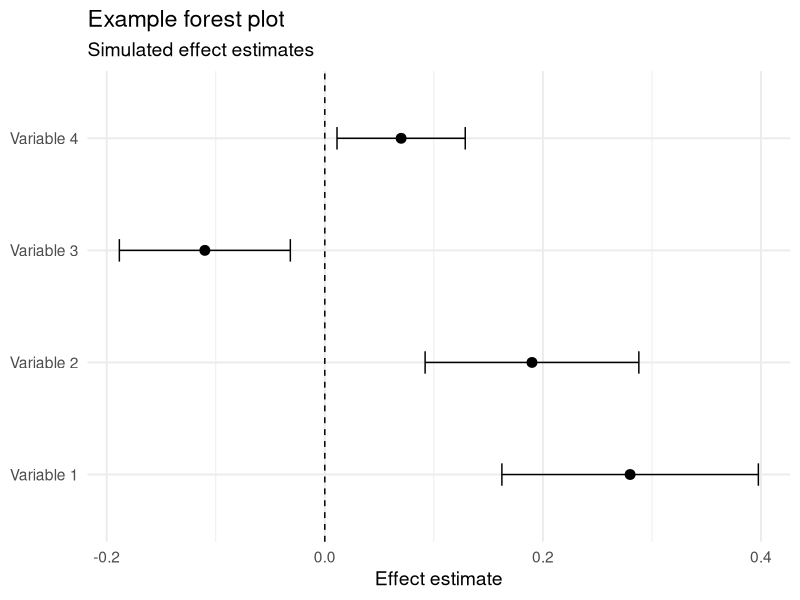
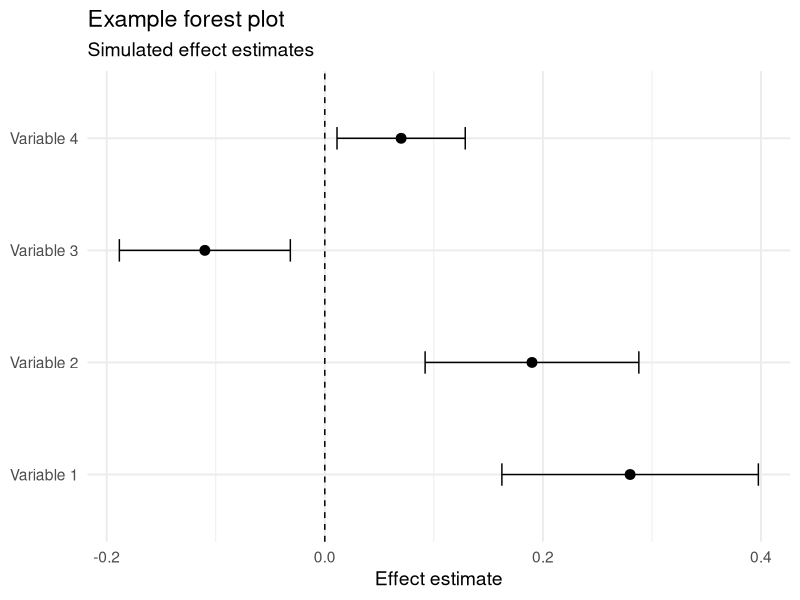

These figures' R source, in order:
# =========================================================
# Forest plot example
# Author: Natalia Llonga
#
# This script uses simulated data to generate a simple,
# reproducible forest plot. No real data are included.
# =========================================================

# Load required library
library(ggplot2)

# ---------------------------------------------------------
# 1. Create simulated example data
# ---------------------------------------------------------

forest_data <- data.frame(
  variable = c(
    "Variable 1",
    "Variable 2",
    "Variable 3",
    "Variable 4"
  ),
  estimate = c(0.28, 0.19, -0.11, 0.07),
  standard_error = c(0.06, 0.05, 0.04, 0.03)
)

# ---------------------------------------------------------
# 2. Calculate 95% confidence intervals
# ---------------------------------------------------------

forest_data$ci_lower <- forest_data$estimate - 1.96 * forest_data$standard_error
forest_data$ci_upper <- forest_data$estimate + 1.96 * forest_data$standard_error

# ---------------------------------------------------------
# 3. Generate forest plot
# ---------------------------------------------------------

forest_plot <- ggplot(
  forest_data,
  aes(
    x = estimate,
    y = variable,
    xmin = ci_lower,
    xmax = ci_upper
  )
) +
  geom_vline(
    xintercept = 0,
    linetype = "dashed"
  ) +
  geom_errorbarh(
    height = 0.2
  ) +
  geom_point(
    size = 3
  ) +
  theme_minimal(base_size = 14) +
  labs(
    title = "Example forest plot",
    subtitle = "Simulated effect estimates",
    x = "Effect estimate",
    y = NULL
  )

# Display plot
forest_plot

# ---------------------------------------------------------
# 4. Save figure
# ---------------------------------------------------------

ggsave(
  filename = "figures/forest_plot_example.png",
  plot = forest_plot,
  width = 8,
  height = 5,
  dpi = 300
)
